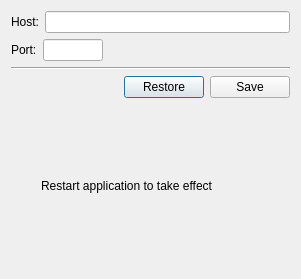
<?xml version="1.0" encoding="UTF-8"?>
<ui version="4.0">
 <class>QKxServerDialog</class>
 <widget class="QDialog" name="QKxServerDialog">
  <property name="geometry">
   <rect>
    <x>0</x>
    <y>0</y>
    <width>301</width>
    <height>279</height>
   </rect>
  </property>
  <property name="windowTitle">
   <string>Dialog</string>
  </property>
  <layout class="QVBoxLayout" name="verticalLayout">
   <item>
    <layout class="QHBoxLayout" name="horizontalLayout">
     <item>
      <widget class="QLabel" name="label">
       <property name="text">
        <string>Host:</string>
       </property>
      </widget>
     </item>
     <item>
      <widget class="QLineEdit" name="host"/>
     </item>
    </layout>
   </item>
   <item>
    <layout class="QHBoxLayout" name="horizontalLayout_4">
     <item>
      <widget class="QLabel" name="label_2">
       <property name="text">
        <string>Port:</string>
       </property>
      </widget>
     </item>
     <item>
      <widget class="QLineEdit" name="port">
       <property name="maximumSize">
        <size>
         <width>60</width>
         <height>16777215</height>
        </size>
       </property>
      </widget>
     </item>
     <item>
      <spacer name="horizontalSpacer_3">
       <property name="orientation">
        <enum>Qt::Horizontal</enum>
       </property>
       <property name="sizeHint" stdset="0">
        <size>
         <width>40</width>
         <height>20</height>
        </size>
       </property>
      </spacer>
     </item>
    </layout>
   </item>
   <item>
    <widget class="Line" name="line">
     <property name="orientation">
      <enum>Qt::Horizontal</enum>
     </property>
    </widget>
   </item>
   <item>
    <layout class="QHBoxLayout" name="horizontalLayout_2">
     <item>
      <spacer name="horizontalSpacer">
       <property name="orientation">
        <enum>Qt::Horizontal</enum>
       </property>
       <property name="sizeHint" stdset="0">
        <size>
         <width>40</width>
         <height>20</height>
        </size>
       </property>
      </spacer>
     </item>
     <item>
      <widget class="QPushButton" name="btnRestore">
       <property name="text">
        <string>Restore</string>
       </property>
      </widget>
     </item>
     <item>
      <widget class="QPushButton" name="btnSave">
       <property name="text">
        <string>Save</string>
       </property>
      </widget>
     </item>
    </layout>
   </item>
   <item>
    <layout class="QHBoxLayout" name="horizontalLayout_3">
     <item>
      <widget class="QLabel" name="label_3">
       <property name="sizePolicy">
        <sizepolicy hsizetype="Fixed" vsizetype="Fixed">
         <horstretch>0</horstretch>
         <verstretch>0</verstretch>
        </sizepolicy>
       </property>
       <property name="minimumSize">
        <size>
         <width>24</width>
         <height>24</height>
        </size>
       </property>
       <property name="maximumSize">
        <size>
         <width>24</width>
         <height>24</height>
        </size>
       </property>
       <property name="text">
        <string/>
       </property>
       <property name="pixmap">
        <pixmap resource="feidesk.qrc">:/resource/skin/tips.png</pixmap>
       </property>
       <property name="scaledContents">
        <bool>true</bool>
       </property>
      </widget>
     </item>
     <item>
      <widget class="QLabel" name="label_4">
       <property name="text">
        <string>Restart application to take effect</string>
       </property>
      </widget>
     </item>
    </layout>
   </item>
  </layout>
 </widget>
 <resources>
  <include location="feidesk.qrc"/>
 </resources>
 <connections/>
</ui>
